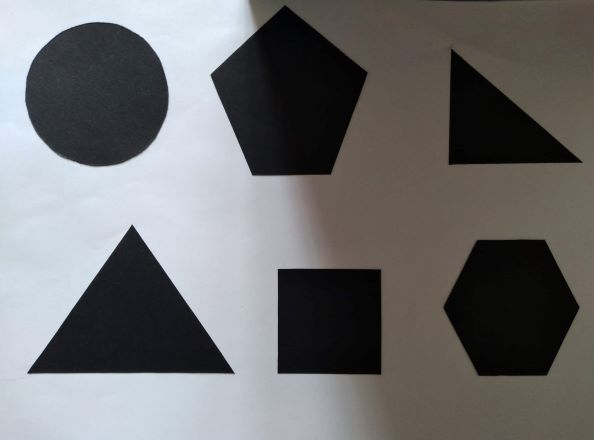
#> input picture golgeli.jpeg, 594 x 440 px
$ python main.py
#> lines starting #> are read from the running program, lines starting #| are printed output that depends on the picture; after the words box and inside, x2 and y2 are one past the last pixel; in counts of white or black regions, pixels touching at a corner belong together
import cv2
import numpy as np

img = cv2.imread('golgeli.jpeg')
#> img is the input picture: shape (440, 594, 3); mean B, G, R 110.9, 110.2, 110.4
grayImg= cv2.cvtColor(img, cv2.COLOR_BGR2GRAY)
smooth = cv2.GaussianBlur(grayImg, (305,305), 0)
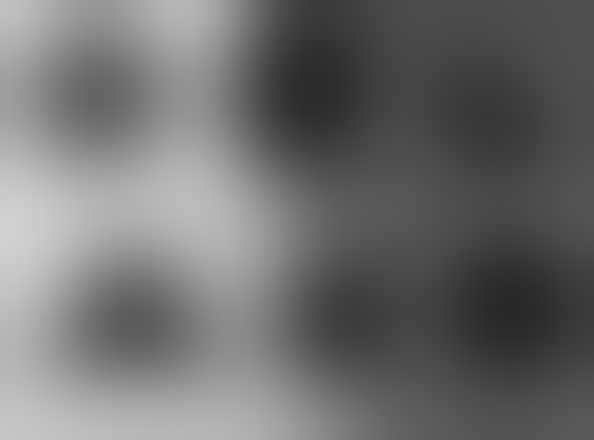
#> smooth: shape (440, 594); min 39, max 209, mean 110.3
cv2.imshow("smooth",smooth)
division = cv2.divide(grayImg, smooth, scale=182)
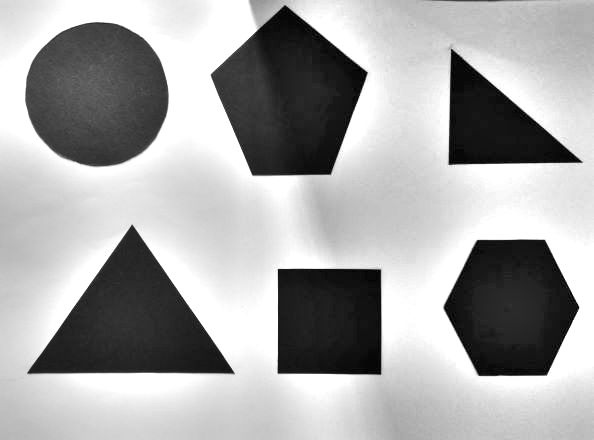
#> division: shape (440, 594); min 0, max 255, mean 167.7
canny=cv2.Canny(division,400,400)
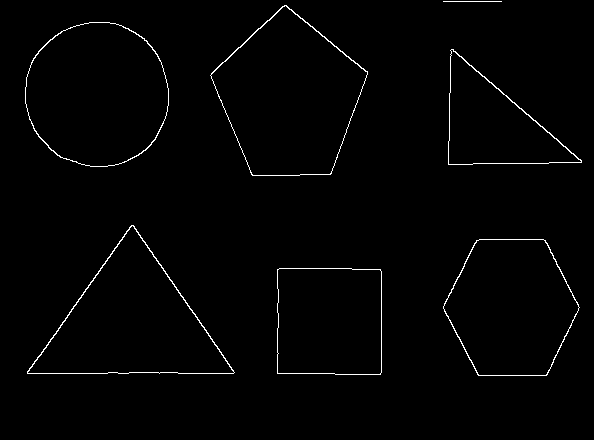
#> canny: shape (440, 594); 1.3% white in thin lines or dots, all inside (x1, y1, x2, y2) = (25, 1, 582, 376)
cv2.imshow("division",division)
cv2.imshow("canny",canny)
#otsu threshold ile  otomatik eşik değerleri algılandı,division  resme uygulandı
ret , thresh = cv2.threshold(division,0,255,cv2.THRESH_BINARY+cv2.THRESH_OTSU)
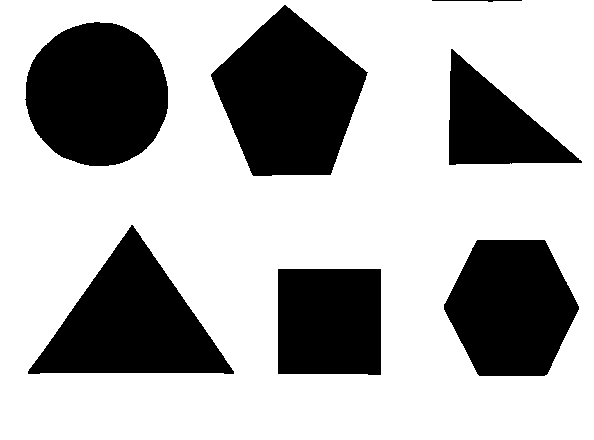
#> thresh: shape (440, 594); 68.8% white; 7 black regions
#> ret = 132


contours , hierarchy = cv2.findContours(canny, cv2.RETR_TREE, cv2.CHAIN_APPROX_SIMPLE)
#> contours = 13 contours, 1 with area under 20; largest, box (x1, y1, x2, y2) and area: (210, 5, 368, 176) 17440, (210, 5, 368, 176) 17298, (25, 22, 169, 167) 16323, (25, 22, 169, 167) 16206, (27, 225, 235, 374) 15553

cv2.imshow('image', img)
cv2.imshow('thresh',thresh)

cv2.waitKey(0)
cv2.destroyAllWindows()


def get_contour_areas(contours):

    all_areas= []

    for cnt in contours:
        area= cv2.contourArea(cnt)
        all_areas.append(area)
#> this loop made 13 passes
#> area on passes 1 to 12: 10902.5, 10900.5, 13925.5, 13806.5, 15553, 15347.5, 7854.5, 7744, 16323, 16206, 17439.5, 17297.5
#> after the loop, all_areas = [10902.5, 10900.5, 13925.5, 13806.5, 15553, 15347.5, 7854.5, 7744, 16323, 16206, 17439.5, 17297.5, 0]

    return all_areas


print ("Contour Areas before Sorting", get_contour_areas(contours))
#| Contour Areas before Sorting [10902.5, 10900.5, 13925.5, 13806.5, 15553.0, 15347.5, 7854.5, 7744.0, 16323.0, 16206.0, 17439.5, 17297.5, 0.0]

sorted_contours= sorted(contours, key=cv2.contourArea, reverse= False)
#> sorted_contours has the same summary as contours

print ("Contour Areas after Sorting", get_contour_areas(sorted_contours))
#> the loop in get_contour_areas (call 2), `for cnt in contours:` made 13 passes
#| Contour Areas after Sorting [0.0, 7744.0, 7854.5, 10900.5, 10902.5, 13806.5, 13925.5, 15347.5, 15553.0, 16206.0, 16323.0, 17297.5, 17439.5]

x0 = 0
for c in sorted_contours:

    print("\n")
    area = cv2.contourArea(c)
    print("Area: ")
    print(area)
    if(area > 1000):
      nImg = np.zeros(img.shape, dtype=np.uint8)
      masked = np.zeros(img.shape, dtype=np.uint8)
      cv2.drawContours(nImg, [c], -1, (255,0,0),1)
      cv2.imshow("nImg",nImg)

      canny=cv2.Canny(nImg,255,255)
      cv2.imshow("canny",canny)

      gray = cv2.cvtColor(nImg, cv2.COLOR_BGR2GRAY)
      gray = np.float32(gray)
      dst = cv2.cornerHarris(gray,9,5,0.07)
      ret, dst = cv2.threshold(dst,0.1*dst.max(),255,0)
      dst = np.uint8(dst)
      ret, labels, stats, centroids = cv2.connectedComponentsWithStats(dst)
      criteria = (cv2.TERM_CRITERIA_EPS + cv2.TERM_CRITERIA_MAX_ITER, 100, 0.001)
      corners = cv2.cornerSubPix(gray,np.float32(centroids),(5,5),(-1,-1),criteria)

      ix=0
      for i in range(1, len(corners)):
          print(corners[i])
          img[dst>0.1*dst.max()]=[0,0,255]
          ix+=1

      x,y,w,h = cv2.boundingRect(canny)

      if(abs(x0 - x) > 1):
        if(ix < 3):
          cv2.putText(img, "Circle", (x, y), cv2.FONT_HERSHEY_COMPLEX, 0.5, (0, 0, 255))
          print("Circle")


        elif(ix == 3):
          cv2.putText(img, "Triangle", (x, y), cv2.FONT_HERSHEY_COMPLEX, 0.5, (0, 0, 255))
          print("Triangle")

        elif(ix == 4):
          cv2.putText(img, "Rectangle", (x, y), cv2.FONT_HERSHEY_COMPLEX, 0.5, (0, 0, 255))
          print("Rectangle")

        elif(ix == 5):
          cv2.putText(img, "Pentagon", (x, y), cv2.FONT_HERSHEY_COMPLEX, 0.5, (0, 0, 255))
          print("Pentagon")

        elif(ix == 6):
          cv2.putText(img, "Hexagon", (x, y), cv2.FONT_HERSHEY_COMPLEX, 0.5, (0, 0, 255))
          print("Hexagon")
        x0 = x


      cv2.imshow("img",img)
      cv2.waitKey(0)
      cv2.destroyAllWindows()
#> this loop made 13 passes
#> (area, stats, corners, x, y, w, h) on pass 10: (16206, [[0, 0, 594, 440, 261359], [142, 45, 1, 1, 1]], [[296.5, 219.5], [142, 45]], 24, 21, 146, 147)
#> (area, centroids, x, y, w, h, x0) on pass 8: (15347.5, [[296.6, 219.4], [131.8, 227.8], [29.85, 371], [231.2, 371]], 26, 224, 209, 151, 26)
#> (printed output is left out)
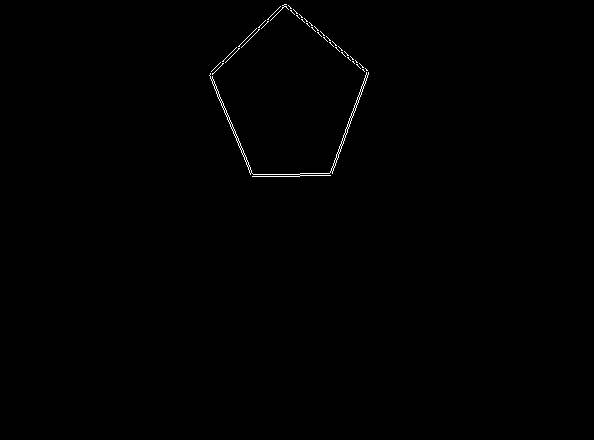
#> canny: shape (440, 594); 0.33% white in thin lines or dots, all inside (x1, y1, x2, y2) = (209, 4, 369, 177)
#> dst: shape (440, 594); 0.09% white; 5 white regions, box (x1, y1, x2, y2) and area: (361, 69, 371, 76) 57, (326, 169, 334, 177) 55, (282, 2, 289, 11) 49, (249, 170, 256, 178) 49, (209, 72, 216, 77) 28
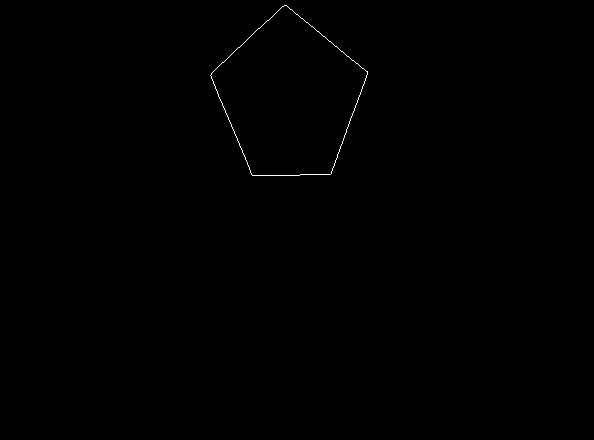
#> gray: shape (440, 594) float32; values 0 (black) and 29 (white), 0.17% white in thin lines or dots, all inside (x1, y1, x2, y2) = (210, 5, 368, 176)
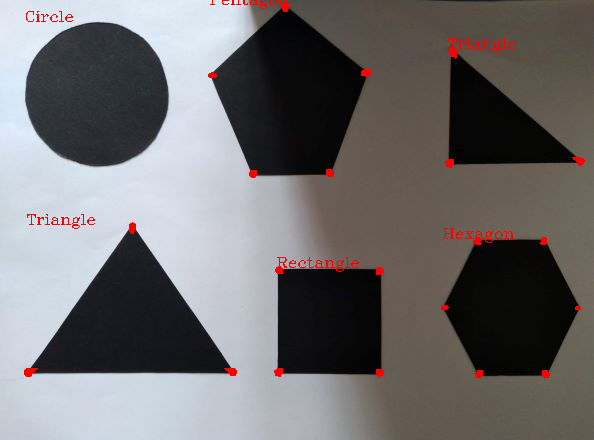
#> img: shape (440, 594, 3); 0.92% of pixels changed, all inside (x1, y1, x2, y2) = (24, 0, 585, 378)
#> after the loop, x0 = 209


cv2.waitKey(0)
cv2.destroyAllWindows()
